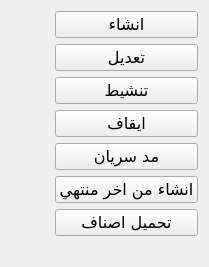
             <widget class="QWidget" name="QM_Promotion_Prom">
              <property name="geometry">
               <rect>
                <x>-41</x>
                <y>0</y>
                <width>209</width>
                <height>267</height>
               </rect>
              </property>
              <attribute name="label">
               <string>                              العروض</string>
              </attribute>
              <layout class="QGridLayout" name="gridLayout_2">
               <item row="0" column="1">
                <widget class="QPushButton" name="QAct_Prom_Add">
                 <property name="font">
                  <font>
                   <family>29LT Bukra Regular</family>
                   <pointsize>12</pointsize>
                   <weight>50</weight>
                   <italic>false</italic>
                   <bold>false</bold>
                  </font>
                 </property>
                 <property name="text">
                  <string>انشاء</string>
                 </property>
                </widget>
               </item>
               <item row="6" column="1">
                <widget class="QPushButton" name="QAct_Prom_Upload">
                 <property name="font">
                  <font>
                   <family>29LT Bukra Regular</family>
                   <pointsize>12</pointsize>
                   <weight>50</weight>
                   <italic>false</italic>
                   <bold>false</bold>
                  </font>
                 </property>
                 <property name="text">
                  <string>تحميل اصناف</string>
                 </property>
                </widget>
               </item>
               <item row="1" column="1">
                <widget class="QPushButton" name="QAct_Prom_Edit">
                 <property name="font">
                  <font>
                   <family>29LT Bukra Regular</family>
                   <pointsize>12</pointsize>
                   <weight>50</weight>
                   <italic>false</italic>
                   <bold>false</bold>
                  </font>
                 </property>
                 <property name="text">
                  <string>تعديل</string>
                 </property>
                </widget>
               </item>
               <item row="2" column="1">
                <widget class="QPushButton" name="QAct_Prom_Activate">
                 <property name="font">
                  <font>
                   <family>29LT Bukra Regular</family>
                   <pointsize>12</pointsize>
                   <weight>50</weight>
                   <italic>false</italic>
                   <bold>false</bold>
                  </font>
                 </property>
                 <property name="text">
                  <string>تنشيط</string>
                 </property>
                </widget>
               </item>
               <item row="3" column="1">
                <widget class="QPushButton" name="QAct_Prom_Deactivate">
                 <property name="font">
                  <font>
                   <family>29LT Bukra Regular</family>
                   <pointsize>12</pointsize>
                   <weight>50</weight>
                   <italic>false</italic>
                   <bold>false</bold>
                  </font>
                 </property>
                 <property name="text">
                  <string>ايقاف</string>
                 </property>
                </widget>
               </item>
               <item row="4" column="1">
                <widget class="QPushButton" name="QAct_Prom_Date_Increase">
                 <property name="font">
                  <font>
                   <family>29LT Bukra Regular</family>
                   <pointsize>12</pointsize>
                   <weight>50</weight>
                   <italic>false</italic>
                   <bold>false</bold>
                  </font>
                 </property>
                 <property name="text">
                  <string>مد سريان</string>
                 </property>
                </widget>
               </item>
               <item row="7" column="1">
                <spacer name="verticalSpacer">
                 <property name="orientation">
                  <enum>Qt::Vertical</enum>
                 </property>
                 <property name="sizeHint" stdset="0">
                  <size>
                   <width>20</width>
                   <height>40</height>
                  </size>
                 </property>
                </spacer>
               </item>
               <item row="5" column="1">
                <widget class="QPushButton" name="QAct_Prom_Copy">
                 <property name="font">
                  <font>
                   <family>29LT Bukra Regular</family>
                   <pointsize>12</pointsize>
                   <weight>50</weight>
                   <italic>false</italic>
                   <bold>false</bold>
                  </font>
                 </property>
                 <property name="text">
                  <string>انشاء من اخر منتهي</string>
                 </property>
                </widget>
               </item>
               <item row="3" column="0">
                <layout class="QGridLayout" name="gridLayout_21">
                 <property name="leftMargin">
                  <number>5</number>
                 </property>
                 <item row="0" column="0">
                  <spacer name="horizontalSpacer_3">
                   <property name="orientation">
                    <enum>Qt::Horizontal</enum>
                   </property>
                   <property name="sizeHint" stdset="0">
                    <size>
                     <width>40</width>
                     <height>20</height>
                    </size>
                   </property>
                  </spacer>
                 </item>
                </layout>
               </item>
              </layout>
             </widget>
